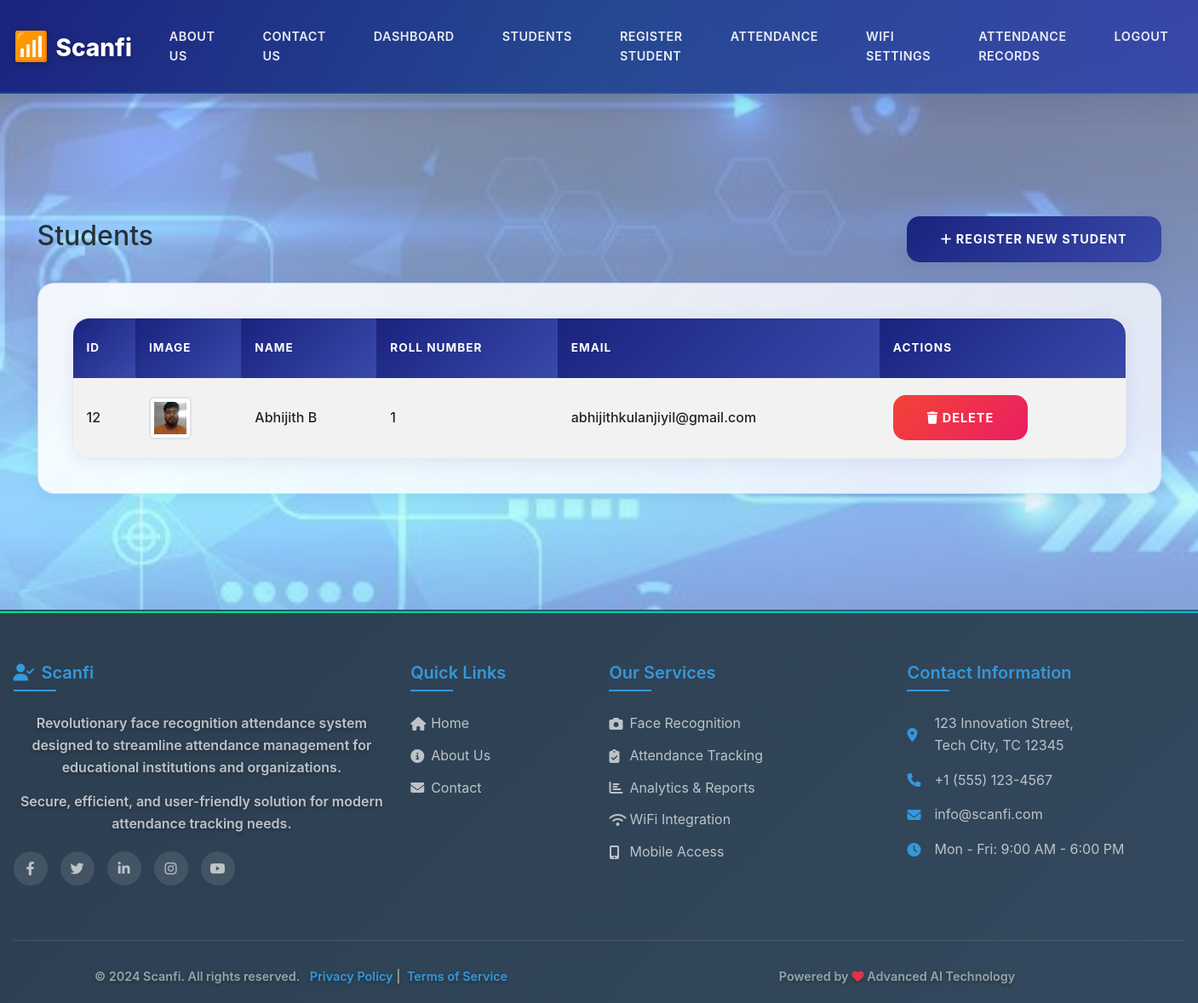
Page /admin/students (signed in) on the earlier database version.
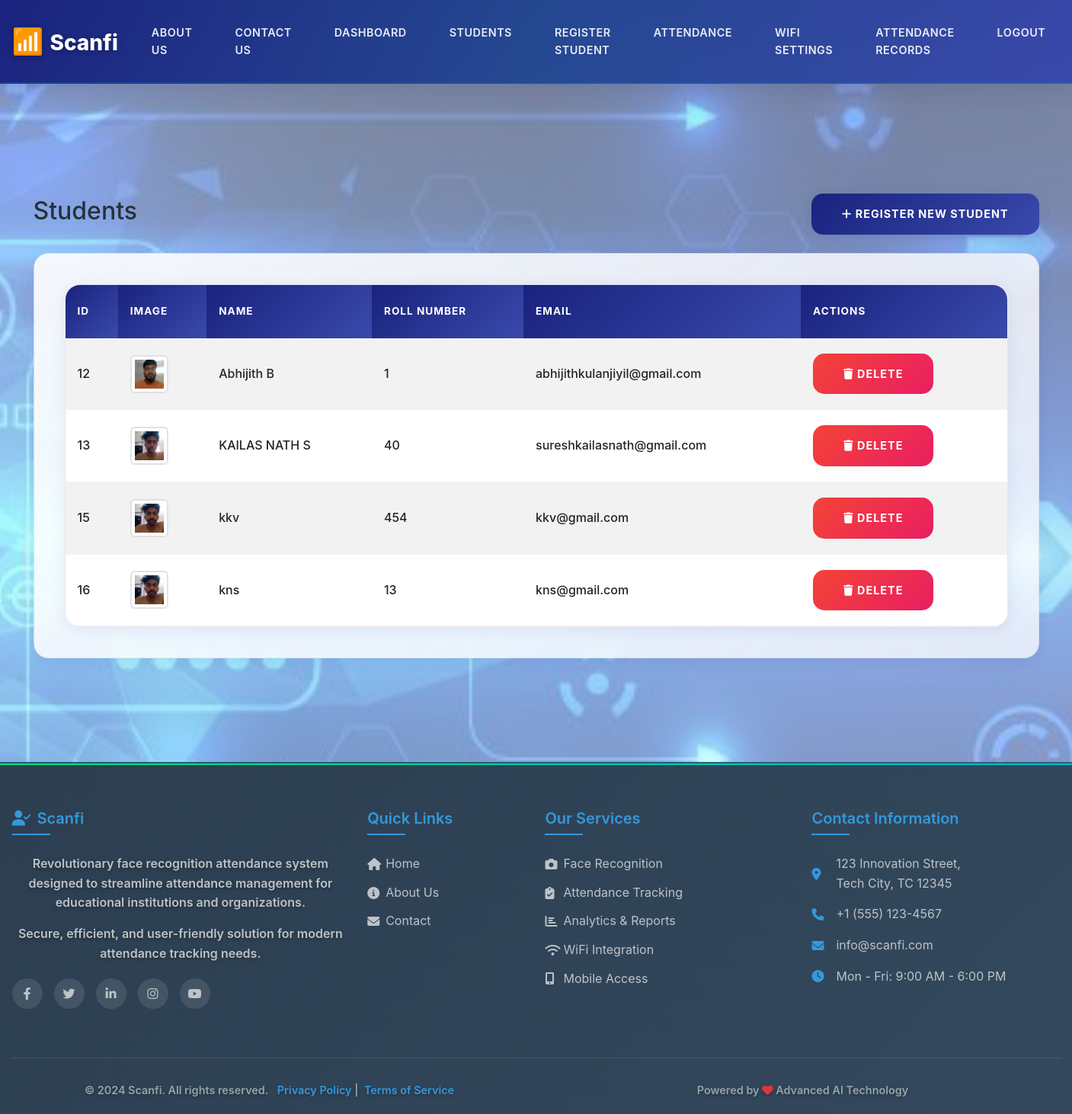
Same page on the later database version.
### tables this page shows
CREATE TABLE students (
    id INTEGER PRIMARY KEY AUTOINCREMENT,
    user_id INTEGER NOT NULL,
    name TEXT NOT NULL,
    roll_number TEXT UNIQUE NOT NULL,
    email TEXT UNIQUE NOT NULL,
    image_path TEXT NOT NULL,
    FOREIGN KEY (user_id) REFERENCES users (id)
);

### app.py (the view)
@app.route('/admin/students')
@login_required
@admin_required
def view_students():
    conn = get_db_connection()
    students = conn.execute('SELECT * FROM students').fetchall()
    conn.close()
    return render_template('admin/students.html', students=students)

### app.py (called while the page is built)
def get_db_connection():
    conn = sqlite3.connect('database/attendance.db')
    conn.row_factory = sqlite3.Row
    return conn

def login_required(f):
    @wraps(f)
    def decorated_function(*args, **kwargs):
        if 'user_id' not in session:
            flash('Please login first', 'danger')
            return redirect(url_for('login'))
        return f(*args, **kwargs)
    return decorated_function

def admin_required(f):
    @wraps(f)
    def decorated_function(*args, **kwargs):
        if 'user_id' not in session or session.get('role') != 'admin':
            flash('Admin access required', 'danger')
            return redirect(url_for('login'))
        return f(*args, **kwargs)
    return decorated_function

### templates/admin/students.html (shortened to what this page needs)
{% extends "base.html" %}
{% block content %}
<div class="container mt-4">
    <div class="d-flex justify-content-between align-items-center mb-4">
        <h2>Students</h2>
        <a href="{{ url_for('register_student') }}" class="btn btn-primary">
            <i class="fas fa-plus"></i> Register New Student
        </a>
    </div>
    {% if students %}
    <div class="card">
        <div class="card-body">
            <div class="table-responsive">
                <table class="table table-striped table-hover">
                    <thead class="table-dark">
                        <tr>
                            <th>ID</th>
                            <th>Image</th>
                            <th>Name</th>
                            <th>Roll Number</th>
                            <th>Email</th>
                            <th>Actions</th>
                        </tr>
                    </thead>
                    <tbody>
                        {% for student in students %}
                        <tr>
                            <td>{{ student.id }}</td>
                            <td>
                                <img src="{{ url_for('static', filename='uploads/' + student.image_path) }}"
                                     alt="{{ student.name }}"
                                     class="img-thumbnail"
                                     style="width: 50px; height: 50px; object-fit: cover;">
                            </td>
                            <td>{{ student.name }}</td>
                            <td>{{ student.roll_number }}</td>
                            <td>{{ student.email }}</td>
                            <td>
                                <form method="POST" action="{{ url_for('delete_student') }}" style="display: inline;"
                                      onsubmit="return confirm('Are you sure you want to delete {{ student.name }} ({{ student.roll_number }})? This will permanently delete the student and all attendance records.')">
                                    <button type="submit" class="btn btn-danger btn-sm">
                                        <i class="fas fa-trash"></i> Delete
                                    </button>
                                </form>
                            </td>
                        </tr>
                        {% endfor %}
                    </tbody>
                </table>
            </div>
        </div>
    </div>
    {% else %}
    <div class="alert alert-info text-center">
        <h4>No students registered yet.</h4>
        <p>Click "Register New Student" to add the first student.</p>
    </div>
    {% endif %}
</div>
{% endblock %}

### templates/base.html (shortened to what this page needs)
<!DOCTYPE html>
<html lang="en">
<head>
    <link href="https://cdn.jsdelivr.net/npm/bootstrap@5.3.0/dist/css/bootstrap.min.css" rel="stylesheet">
    <link href="https://cdnjs.cloudflare.com/ajax/libs/font-awesome/6.4.0/css/all.min.css" rel="stylesheet">
    <link href="{{ url_for('static', filename='css/style.css') }}" rel="stylesheet">
</head>
<body>
    <nav class="navbar navbar-expand-lg navbar-dark bg-primary">
        <div class="container">
            <a class="navbar-brand" href="{{ url_for('index') }}">Scanfi</a>
            <div class="collapse navbar-collapse" id="navbarNav">
                <ul class="navbar-nav ms-auto">
                    <li class="nav-item">
                        <a class="nav-link" href="{{ url_for('about') }}">About Us</a>
                    </li>
                    <li class="nav-item">
                        <a class="nav-link" href="{{ url_for('contactus') }}">Contact Us</a>
                    </li>
                    {% if session.user_id %}
                        {% if session.role == 'admin' %}
                            <li class="nav-item">
                                <a class="nav-link" href="{{ url_for('admin_dashboard') }}">Dashboard</a>
                            </li>
                            <li class="nav-item">
                                <a class="nav-link" href="{{ url_for('view_students') }}">Students</a>
                            </li>
                            <li class="nav-item">
                                <a class="nav-link" href="{{ url_for('register_student') }}">Register Student</a>
                            </li>
                            <li class="nav-item">
                                <a class="nav-link" href="{{ url_for('view_attendance') }}">Attendance</a>
                            </li>
                            <li class="nav-item">
                                <a class="nav-link" href="{{ url_for('wifi_settings') }}">WiFi Settings</a>
                            </li>
                            <li class="nav-item">
                                <a class="nav-link" href="{{ url_for('attendance_report') }}">Attendance Records</a>
                            </li>
                        {% endif %}
                        <li class="nav-item">
                            <a class="nav-link" href="{{ url_for('logout') }}">Logout</a>
                        </li>
                    {% else %}
                        <li class="nav-item">
                            <a class="nav-link" href="{{ url_for('login') }}">Login</a>
                        </li>
                    {% endif %}
                </ul>
            </div>
        </div>
    </nav>
    <div class="main-content">
        <div class="container mt-4">
            {% block content %}{% endblock %}
        </div>
    </div>
    <footer class="enhanced-footer">
        <div class="container">
            <div class="footer-content">
                <div class="row">
                    <div class="col-lg-4 col-md-6 mb-4">
                        <div class="footer-section company-info">
                            <h5><i class="fas fa-user-check me-2"></i>Scanfi</h5>
                            <p>Revolutionary face recognition attendance system designed to streamline attendance management for educational institutions and organizations.</p>
                            <p>Secure, efficient, and user-friendly solution for modern attendance tracking needs.</p>
                            <div class="social-links">
                                <a href="#" title="Facebook"><i class="fab fa-facebook-f"></i></a>
                                <a href="#" title="Twitter"><i class="fab fa-twitter"></i></a>
                                <a href="#" title="LinkedIn"><i class="fab fa-linkedin-in"></i></a>
                                <a href="#" title="Instagram"><i class="fab fa-instagram"></i></a>
                                <a href="#" title="YouTube"><i class="fab fa-youtube"></i></a>
                            </div>
                        </div>
                    </div>
                    <div class="col-lg-2 col-md-6 mb-4">
                        <div class="footer-section">
                            <h5>Quick Links</h5>
                            <ul>
                                <li><a href="{{ url_for('index') }}"><i class="fas fa-home"></i>Home</a></li>
                                <li><a href="{{ url_for('about') }}"><i class="fas fa-info-circle"></i>About Us</a></li>
                                <li><a href="{{ url_for('contactus') }}"><i class="fas fa-envelope"></i>Contact</a></li>
                            </ul>
                        </div>
                    </div>
                    <div class="col-lg-3 col-md-6 mb-4">
                        <div class="footer-section">
                            <h5>Our Services</h5>
                            <ul>
                                <li><a href="#"><i class="fas fa-camera"></i>Face Recognition</a></li>
                                <li><a href="#"><i class="fas fa-clipboard-check"></i>Attendance Tracking</a></li>
                                <li><a href="#"><i class="fas fa-chart-bar"></i>Analytics & Reports</a></li>
                                <li><a href="#"><i class="fas fa-wifi"></i>WiFi Integration</a></li>
                                <li><a href="#"><i class="fas fa-mobile-alt"></i>Mobile Access</a></li>
                            </ul>
                        </div>
                    </div>
                    <div class="col-lg-3 col-md-6 mb-4">
                        <div class="footer-section">
                            <h5>Contact Information</h5>
                            <div class="contact-info">
                                <i class="fas fa-map-marker-alt"></i>
                                <span>123 Innovation Street,<br>Tech City, TC 12345</span>
                            </div>
                            <div class="contact-info">
                                <i class="fas fa-phone"></i>
                                <span>+1 (555) 123-4567</span>
                            </div>
                            <div class="contact-info">
                                <i class="fas fa-envelope"></i>
                                <span>info@scanfi.com</span>
                            </div>
                            <div class="contact-info">
                                <i class="fas fa-clock"></i>
                                <span>Mon - Fri: 9:00 AM - 6:00 PM</span>
                            </div>
                        </div>
                    </div>
                </div>
            </div>
            <div class="footer-bottom">
                <div class="row align-items-center">
                    <div class="col-md-6 text-md-start text-center">
                        <p class="mb-2 mb-md-0">
                            &copy; 2024 Scanfi. All rights reserved.
                            <a href="#" class="ms-2">Privacy Policy</a> |
                            <a href="#" class="ms-1">Terms of Service</a>
                        </p>
                    </div>
                    <div class="col-md-6 text-md-end text-center">
                        <p class="mb-0">
                            Powered by <i class="fas fa-heart text-danger"></i> Advanced AI Technology
                        </p>
                    </div>
                </div>
            </div>
        </div>
    </footer>
</body>
</html>

### templates/base.html (style rules this page uses)
.enhanced-footer { background: linear-gradient(135deg, #2c3e50 0%, #34495e 100%); color: #ecf0f1; padding: 60px 0 20px; margin-top: auto; }
.footer-content { border-bottom: 1px solid rgba(255, 255, 255, 0.1); padding-bottom: 40px; margin-bottom: 30px; }
.footer-section h5 { color: #3498db; font-weight: 600; margin-bottom: 25px; position: relative; padding-bottom: 10px; }
.footer-section h5::after { content: ''; position: absolute; left: 0; bottom: 0; width: 50px; height: 2px; background: #3498db; }
.footer-section ul { list-style: none; padding: 0; }
.footer-section ul li { margin-bottom: 12px; }
.footer-section ul li a { color: #bdc3c7; text-decoration: none; transition: all 0.3s ease; display: flex; align-items: center; }
.footer-section ul li a i { margin-right: 8px; width: 16px; }
.company-info p { color: #bdc3c7; line-height: 1.6; margin-bottom: 15px; }
.social-links { display: flex; gap: 15px; margin-top: 20px; }
.social-links a { display: flex; align-items: center; justify-content: center; width: 40px; height: 40px; background: rgba(255, 255, 255, 0.1); border-radius: 50%; color: #bdc3c7; text-decoration: none; transition: all 0.3s ease; }
.contact-info { display: flex; align-items: center; margin-bottom: 15px; color: #bdc3c7; }
.contact-info i { margin-right: 12px; color: #3498db; width: 20px; }
.footer-bottom { text-align: center; color: #95a5a6; font-size: 0.9rem; }
.footer-bottom a { color: #3498db; text-decoration: none; }
body { display: flex; flex-direction: column; min-height: 100vh; }
.main-content { flex: 1; }

### templates/admin/students.html (style rules this page uses)
.table th { background-color: #343a40; color: white; font-weight: 600; }
.img-thumbnail { border: 2px solid #dee2e6; }

Differences in the rows shown:
added students: id "13", image_path (picture), name "KAILAS NATH S", roll_number "40", email "sureshkailasnath@gmail.com"
added students: id "15", image_path (picture), name "kkv", roll_number "454", email "kkv@gmail.com"
added students: id "16", image_path (picture), name "kns", roll_number "13", email "kns@gmail.com"
